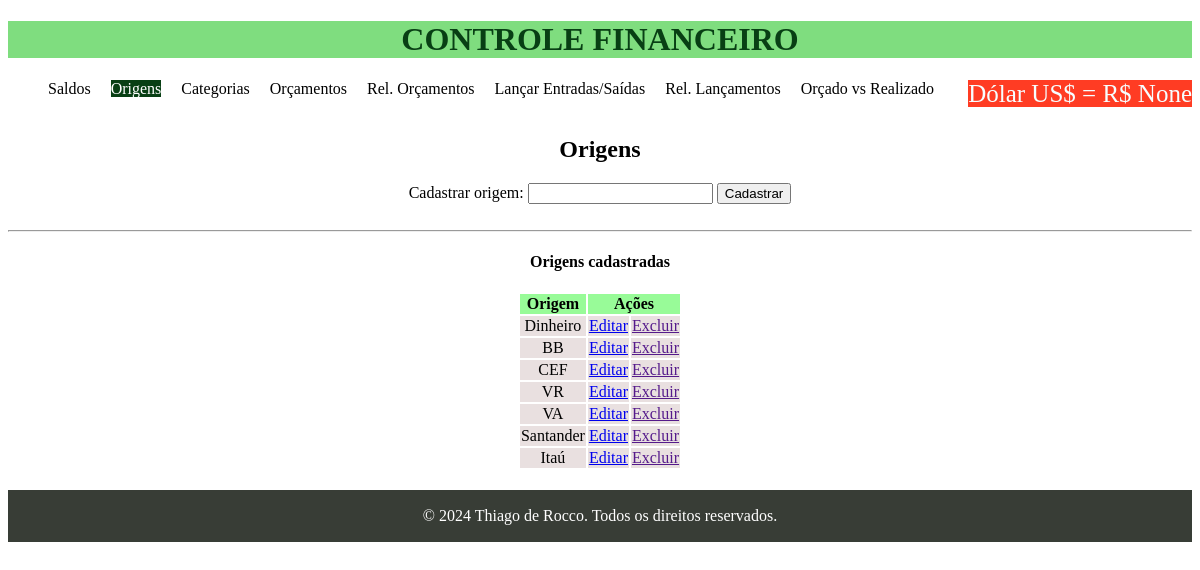
The app's page /origens/ with its own data.
### financeiro/models.py (models this page shows, shortened)
class Origem(models.Model):
    nome = models.CharField(max_length=255)

### financeiro/views.py (the view)
# urls.py: path('origens/', rel_origens, name='rel_origens'),
def rel_origens(request):
    nova_origem = Origem()
    if 'nome' in request.POST:
        nova_origem.nome = request.POST.get('nome')
        nova_origem.save()
    origens = Origem.objects.all()
    return render(request, 'financeiro/origens.html', {"origens": origens})

### financeiro/templates/financeiro/origens.html (shortened to what this page needs)
{% extends 'financeiro/base.html' %}
{% load static %}
{% block content %}
<br><br>
<h2>Origens</h2>
<form action="{% url 'rel_origens' %}" method="post">
    Cadastrar origem: <input type="text" name="nome">
    <input type="submit" value="Cadastrar">
</form>
<br>
<hr>
<h4>Origens cadastradas</h4>
<table>
    <thead>
        <tr>
            <th>Origem</th>
            <th colspan="2">Ações</th>
        </tr>
    </thead>
    {% for origem in origens %}
    <tr>
        <td>{{ origem.nome }}</td><td><a href="#">Editar</a></td><td><a href="">Excluir</a></td>
    </tr>
    {% endfor %}
</table>
{% endblock %}

### financeiro/static/css/style.css (style rules this page uses)
body { font-family: 'Trebuchet MS'; }
main table { margin: 0 auto; }
h1, h2 { text-align: center; }
thead tr { background-color:#98FB98 }
tr { background-color: rgb(233,224,224) }

### records on screen
Origem: nome "Dinheiro"
Origem: nome "BB"
Origem: nome "CEF"
Origem: nome "VR"
Origem: nome "VA"
Origem: nome "Santander"
Origem: nome "Itaú"

### other values on screen
{{ request.cotacao_dolar }} "None"
